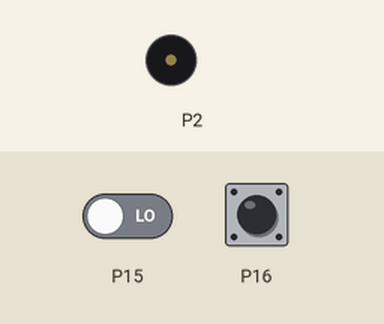
Recording of a program running on a simulated BBC micro:bit running MicroPython. Parts: buzzer (waves = sounding). The inputs (shaded band) are chosen by the test bench; at power-on: P16 LOW, P15 LOW.

Above: at 1.2 s.
1.3 s: P16 pulled HIGH for 1 s
At 1.59 s:
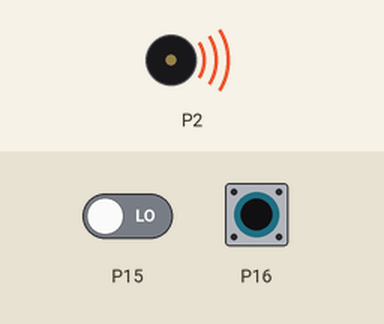
4.3 s: P16 pulled HIGH for 3.2 s
At 7.9 s:
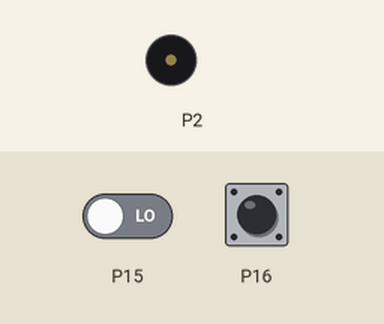
Timing chart, 0 to 9.4 s (numbered marks = the images above; inputs shaded):
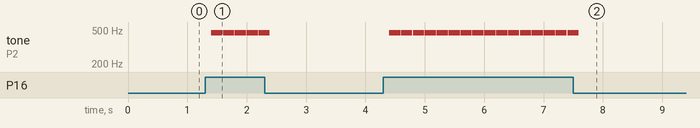

The program:

dr_mario_tune.py
```python
from microbit import *
import music

## This is my cover of Dr.Mario "Fever" theme by Hirokazu Tanaka of Nintendo ( https://en.wikipedia.org/wiki/Dr._Mario )
#
# The version I used to transcribe:  https://www.youtube.com/watch?v=L-d1pPzACR0
# A great piano cover: https://www.youtube.com/watch?v=0crCBwfB1XA

dr_mario_tune = [
##  Intro is not to be included in the main loop, but there is no API means for this :(
#
#    'g2:2', 'g', 'bb', 'b', 'c3', 'b2', 'bb', 'a',
#    'g2:2', 'g', 'bb', 'b', 'c3', 'b2', 'bb', 'a',

    'a#4:2', 'b', 'a#', 'b', 'a', 'g', 'g', 'a', 'a#', 'b', 'a', 'g', 'g', 'r:6',
    'a#4:2', 'b', 'a#', 'b', 'a', 'g', 'g', 'a', 'b2:1', 'b', 'b', 'r', 'c3', 'c', 'c', 'r', 'c#', 'c#', 'c#', 'r', 'd', 'd', 'd', 'r',
    'a#4:2', 'b', 'a#', 'b', 'a', 'g', 'g', 'a', 'a#', 'b', 'a', 'g', 'g', 'r', 'r', 'r',
    'a#4:2', 'b', 'a#', 'b', 'a', 'g', 'g', 'a', 'e7:1', 'd5', 'e7', 'g5', 'e7:1', 'd5', 'b6', 'd7', 'e7:1', 'd5', 'e7', 'g5', 'e7:1', 'd5', 'b6', 'd7',

    'eb5:2', 'e', 'eb', 'e', 'd', 'c', 'c', 'a4', 'eb5', 'e', 'd', 'c', 'c', 'r:6',
    'eb5:2', 'e', 'eb', 'e', 'd', 'c', 'c', 'a4', 'f#', 'a', 'b', 'd5', 'c', 'r', 'b4', 'r',
    'eb5:2', 'e', 'd', 'c', 'c', 'r', 'f3', 'r',
    'eb5:2', 'e', 'd', 'c', 'c', 'r', 'f#3', 'r',
    'eb5:2', 'e', 'eb', 'e', 'd', 'c', 'c', 'a4', 'c5', 'r', 'd', 'r', 'c', 'r', 'c3', 'r',

    'e3:8', 'd:4', 'g:4', 'c:16',
    'a:8', 'g:4', 'c4:4', 'f3:16',
    'e3:8', 'd:4', 'g:4', 'c:16',
    'a:8', 'g:4', 'b:4', 'c4:16',

    'eb5:2', 'e', 'd', 'c', 'c', 'r', 'f3', 'r',
    'eb5:2', 'e', 'd', 'c', 'c', 'r', 'f#3', 'r',
    'eb5:2', 'e', 'eb', 'e', 'd', 'c', 'c', 'a4', 'c5', 'r', 'd', 'r', 'c', 'r', 'c3', 'r',

    'g2:2', 'g', 'bb', 'b', 'c3', 'c', 'c#', 'd',
    'g2:2', 'g', 'bb', 'b', 'c3', 'c', 'c#', 'd',
    'g2:2', 'g', 'bb', 'b', 'c3', 'c', 'c#', 'd',
    'bb', 'a', 'g#', 'g', 'f#', 'f', 'e', 'eb',

    'g2:2', 'g', 'bb', 'b', 'c3', 'c', 'c#', 'd',
    'g2:2', 'g', 'bb', 'b', 'c3', 'c', 'c#', 'd',
    'g2:2', 'g', 'bb', 'b', 'c3', 'c', 'c#', 'd',
    'bb:2', 'a', 'g#', 'g', 'f#', 'f', 'e', 'eb',
    'd:2', 'db', 'r:12',
    'd:2', 'db', 'r:12',
    'd:2', 'db', 'r:12',
    'a:2', 'r:14'
]


music.set_tempo(ticks=4, bpm=150)
music.play(dr_mario_tune, pin=pin2, wait=False, loop=True)  # start playing immediately, the user can stop it manually


while True:
    if pin16.read_digital() == 0:
        music.stop(pin2)
        sleep(200)
    elif pin15.read_digital() == 0:
        music.play(dr_mario_tune, pin=pin2, wait=False, loop=True)
        sleep(200)
```

Measured:
- after the input at 1.3 s, tone on P2: alternates 466 Hz for 0.19 s and silent for 0.01 s, 10 changes in all, then stays silent, starting after 0.10 s
- after the input at 4.3 s, tone on P2: alternates 466 Hz for 0.19 s and silent for 0.01 s, 32 changes in all, then stays silent, starting after 0.10 s
